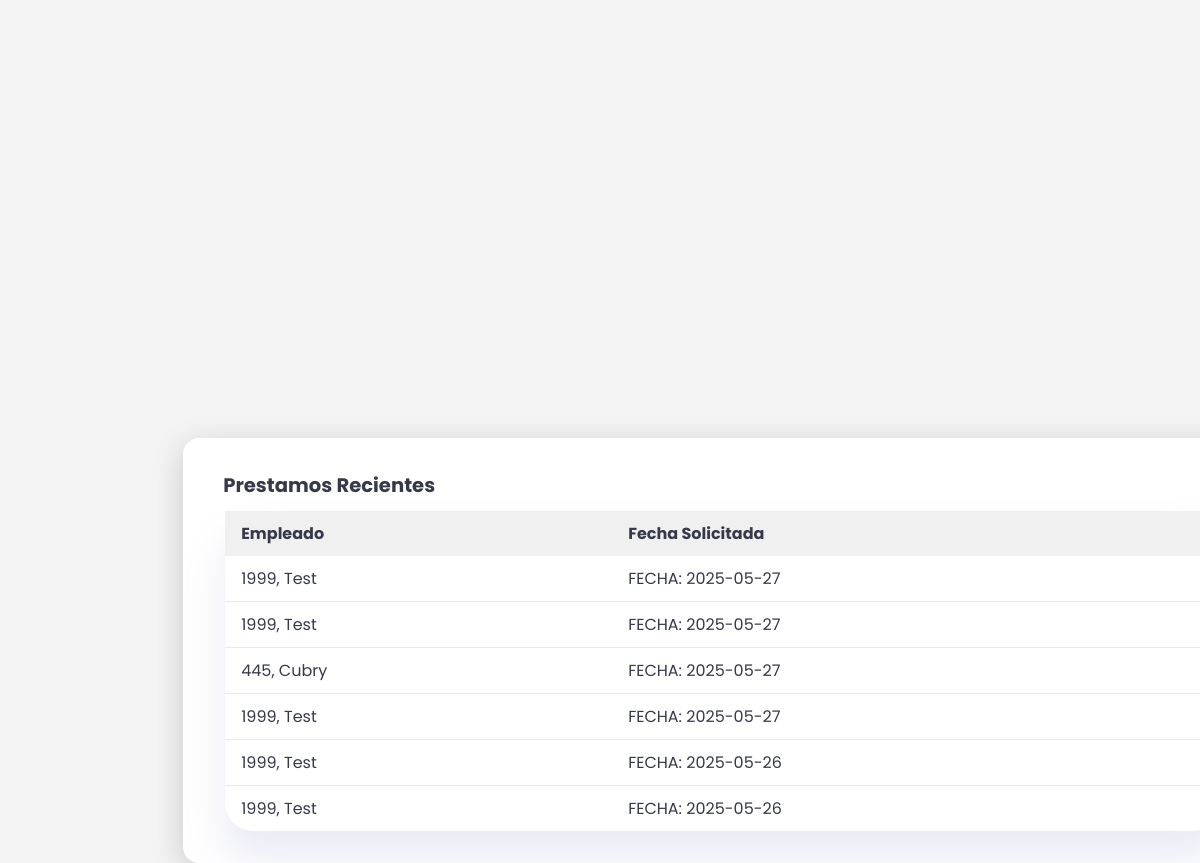
Page /prestacionesRecientes.php on the earlier database version.
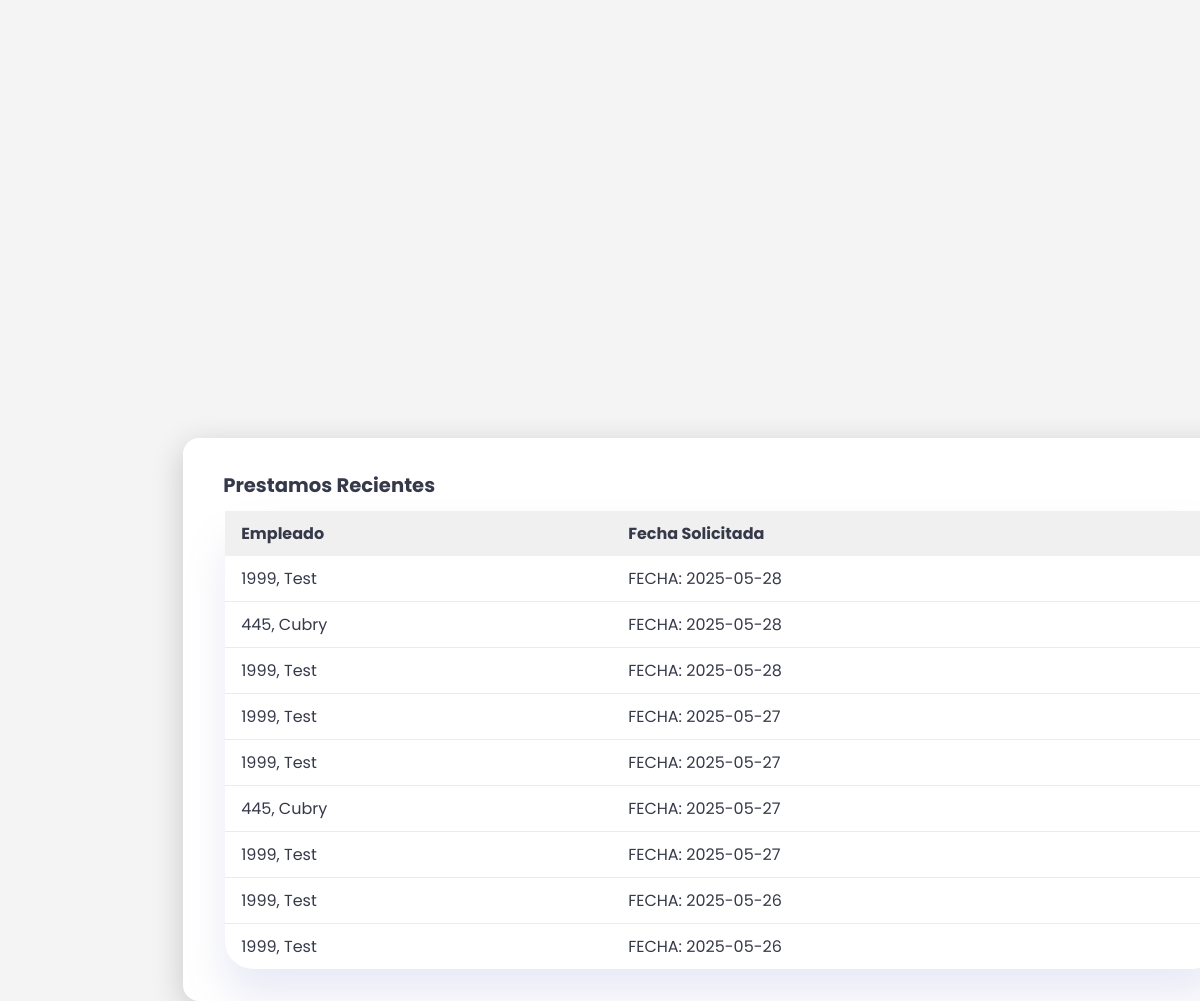
Same page on the later database version.
### tables this page shows
CREATE TABLE `prestacion` (
  `Id_Prestacion` int(11) NOT NULL,
  `Fecha_Solicitada` date NOT NULL DEFAULT current_timestamp(),
  `Fecha_Otorgada` date DEFAULT NULL,
  `Tipo` varchar(40) NOT NULL,
  `Estado` varchar(15) DEFAULT NULL
);

CREATE TABLE `empleado_prestacion` (
  `Numero_Empleado` int(11) NOT NULL,
  `Id_Prestacion` int(11) NOT NULL,
  `Tipo` varchar(40) NOT NULL,
  `Fecha_Solicitada` date NOT NULL DEFAULT current_timestamp(),
  `Fecha_Otorgada` date DEFAULT NULL
);

CREATE TABLE `empleado` (
  `Numero_Empleado` int(20) NOT NULL,
  `Nombre_Empleado` varchar(30) NOT NULL,
  `Contraseña_Empleado` varchar(20) DEFAULT '',
  `Area` varchar(30) NOT NULL,
  `Edad` int(3) NOT NULL,
  `Genero` varchar(12) NOT NULL,
  `Titulo` varchar(50) NOT NULL,
  `Fecha_Ingreso` date NOT NULL DEFAULT current_timestamp(),
  `Direccion` varchar(200) NOT NULL,
  `Telefono` varchar(12) NOT NULL,
  `Discapacidad` varchar(50) NOT NULL DEFAULT 'N/A',
  `Estado` varchar(30) NOT NULL DEFAULT 'Activo',
  `Dias_Extras` int(2) NOT NULL DEFAULT 0,
  `Dias` int(2) NOT NULL DEFAULT 24
);

### prestacionesRecientes.php (the view, shortened to what this page needs)
<?php
require_once("ESTADOempleados.php");
?>
<html>
<head>
    <link rel="stylesheet" href="./nuevostyle.css">
</head>
<body>
<main>
<div class="prestamos-recientes">
                <h2>Prestamos Recientes</h2>
                <table>
                    <thead>
                        <tr>
                    <th>Empleado</th>
                    <th>Fecha Solicitada</th>
                    </thead>
                    <tbody>
            <?php
                    $querySPR = $conn->prepare("SELECT * FROM prestacion ORDER BY Fecha_Solicitada DESC LIMIT 20");
                    $querySPR->execute();
                    $resultSPR = $querySPR->get_result();
                    while($rowSPR = $resultSPR->fetch_assoc())
                    {
                      $queryCNE = $conn->prepare("SELECT Numero_Empleado FROM empleado_prestacion WHERE Id_Prestacion = ?");
                      $queryCNE->bind_param("i", $rowSPR['Id_Prestacion']);
                      $queryCNE->execute();
                      $resultCNE = $queryCNE->get_result();
                      $rowCNE = $resultCNE->fetch_assoc();
                      $queryCNME = $conn->prepare("SELECT Nombre_Empleado FROM empleado WHERE Numero_Empleado = ?");
                      $queryCNME->bind_param("i", $rowCNE['Numero_Empleado']);
                      $queryCNME->execute();
                      $resultCNME = $queryCNME->get_result();
                      $rowCNME = $resultCNME->fetch_assoc();
                      $NombreEmpleado = $rowCNME['Nombre_Empleado'];
                      echo "<div class='benefits-container'>";
                      echo "<td>".$rowCNE['Numero_Empleado'].", ".htmlspecialchars($NombreEmpleado)."</td>";
                      echo "<td>FECHA: ".$rowSPR['Fecha_Solicitada']."</td>";
                    }
            ?>
                    </tbody>
                </table>
            </div>
        </main>
</body>
</html>

Differences in the rows shown:
added prestacion: empleado_prestacion.Numero_Empleado "1999", empleado.Nombre_Empleado "Test", Fecha_Solicitada "2025-05-28"
added prestacion: empleado_prestacion.Numero_Empleado "445", empleado.Nombre_Empleado "Cubry", Fecha_Solicitada "2025-05-28"
added prestacion: empleado_prestacion.Numero_Empleado "1999", empleado.Nombre_Empleado "Test", Fecha_Solicitada "2025-05-28"
